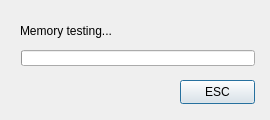
<ui version="4.0" >
 <class>SelftestMemory</class>
 <widget class="QDialog" name="SelftestMemory" >
  <property name="geometry" >
   <rect>
    <x>0</x>
    <y>0</y>
    <width>270</width>
    <height>120</height>
   </rect>
  </property>
  <property name="windowTitle" >
   <string>Dialog</string>
  </property>
  <widget class="QLabel" name="lblBackground" >
   <property name="geometry" >
    <rect>
     <x>0</x>
     <y>0</y>
     <width>270</width>
     <height>120</height>
    </rect>
   </property>
   <property name="text" >
    <string/>
   </property>
   <property name="pixmap" >
    <pixmap resource="../sb3000.qrc" >:/images/res/bg-inputbox.png</pixmap>
   </property>
   <property name="scaledContents" >
    <bool>true</bool>
   </property>
  </widget>
  <widget class="QPushButton" name="btnESC" >
   <property name="geometry" >
    <rect>
     <x>180</x>
     <y>80</y>
     <width>75</width>
     <height>24</height>
    </rect>
   </property>
   <property name="text" >
    <string>ESC</string>
   </property>
  </widget>
  <widget class="QProgressBar" name="progressBar" >
   <property name="geometry" >
    <rect>
     <x>21</x>
     <y>50</y>
     <width>234</width>
     <height>16</height>
    </rect>
   </property>
   <property name="value" >
    <number>0</number>
   </property>
   <property name="textVisible" >
    <bool>false</bool>
   </property>
  </widget>
  <widget class="QLabel" name="lblStatus" >
   <property name="geometry" >
    <rect>
     <x>20</x>
     <y>20</y>
     <width>220</width>
     <height>21</height>
    </rect>
   </property>
   <property name="text" >
    <string>Memory testing...</string>
   </property>
  </widget>
 </widget>
 <tabstops>
  <tabstop>btnESC</tabstop>
 </tabstops>
 <resources>
  <include location="../sb3000.qrc" />
 </resources>
 <connections/>
</ui>
